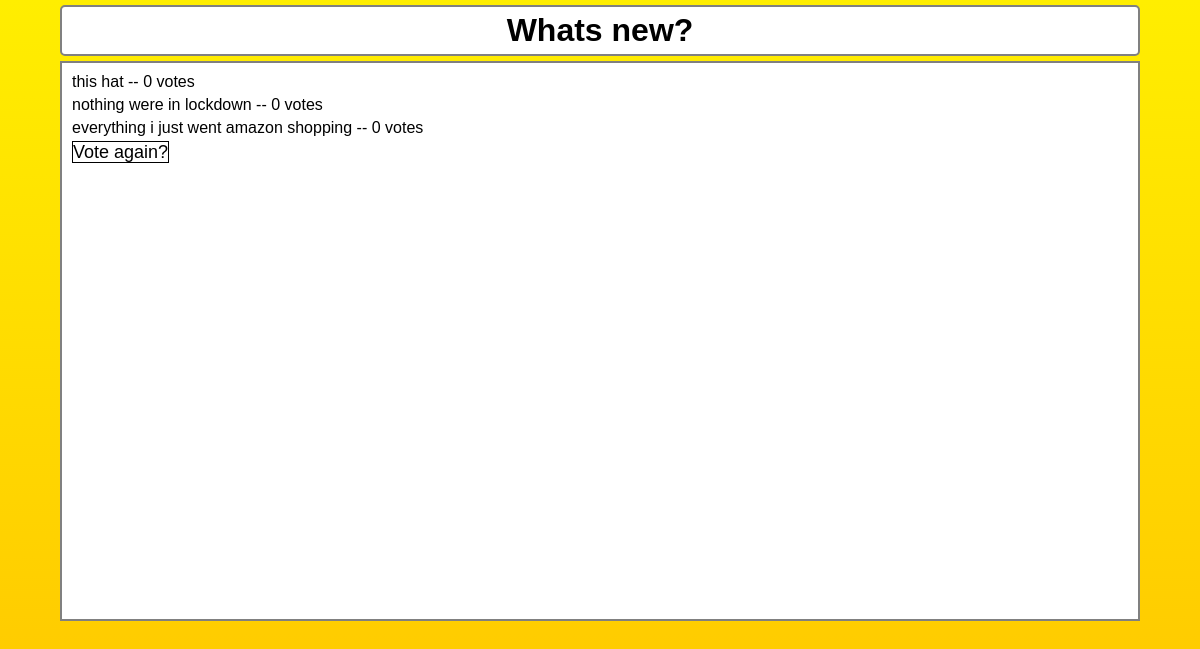
Before: /polls/1/results/ with the older database file.
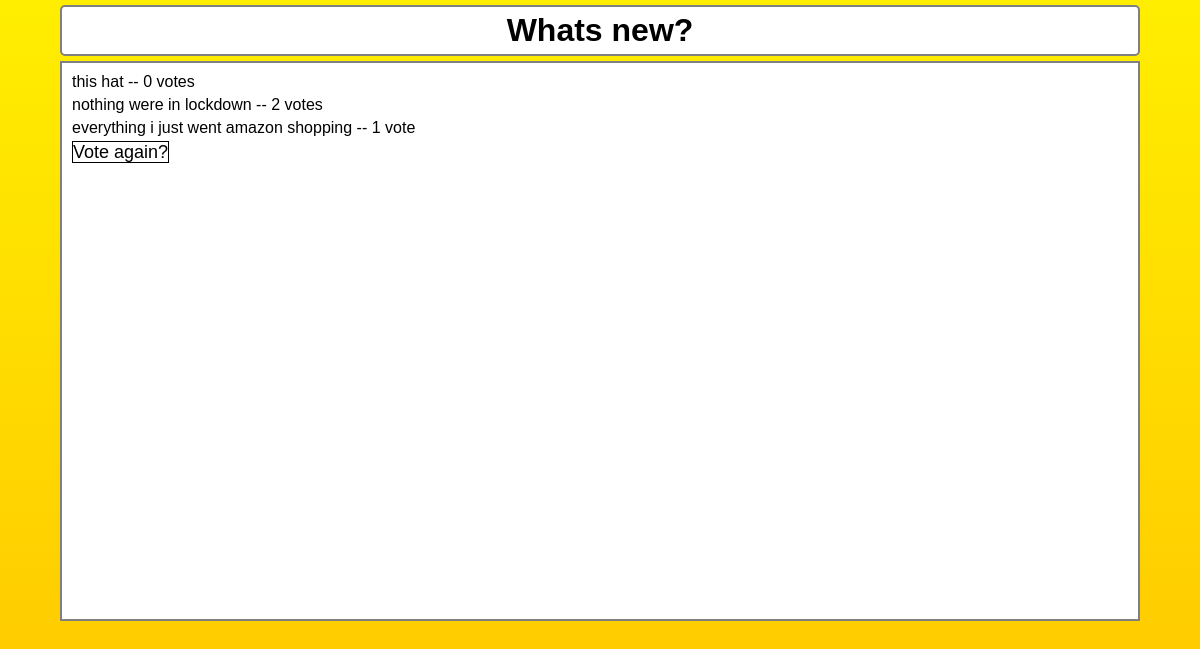
After: the same page with the newer database file.
### polls/models.py (models this page shows, shortened)
class Choice(models.Model):
    question = models.ForeignKey(Question, on_delete=models.CASCADE)
    choice_text = models.CharField(max_length=200)
    votes = models.IntegerField(default=0)

### polls/views.py (the view)
# urls.py: path('<int:pk>/results/', views.ResultsView.as_view(), name='results'),
class ResultsView(generic.DetailView):
    model = Question
    template_name = 'polls/results.html'

### polls/templates/polls/results.html (shortened to what this page needs)
<!DOCTYPE html>
<html lang="en">
<head>
</head>
{% load static %}
<link rel="stylesheet" type="text/css" href="{% static 'polls/style.css' %}">
<body>
    <h1>{{ question.question_text }}</h1>
    <ul>
        {% for choice in question.choice_set.all %}
        <li>{{ choice.choice_text }} -- {{ choice.votes }} vote{{ choice.votes|pluralize }}</li>
        {% endfor %}
        <a id="revote" href="{% url 'polls:detail' question.id %}">Vote again?</a>
    </ul>
</body>
</html>

Changed rows visible on the page:
changed Choice "nothing were in lockdown": votes "0" → "2"
changed Choice "everything i just went amazon shopping": votes "0" → "1"
